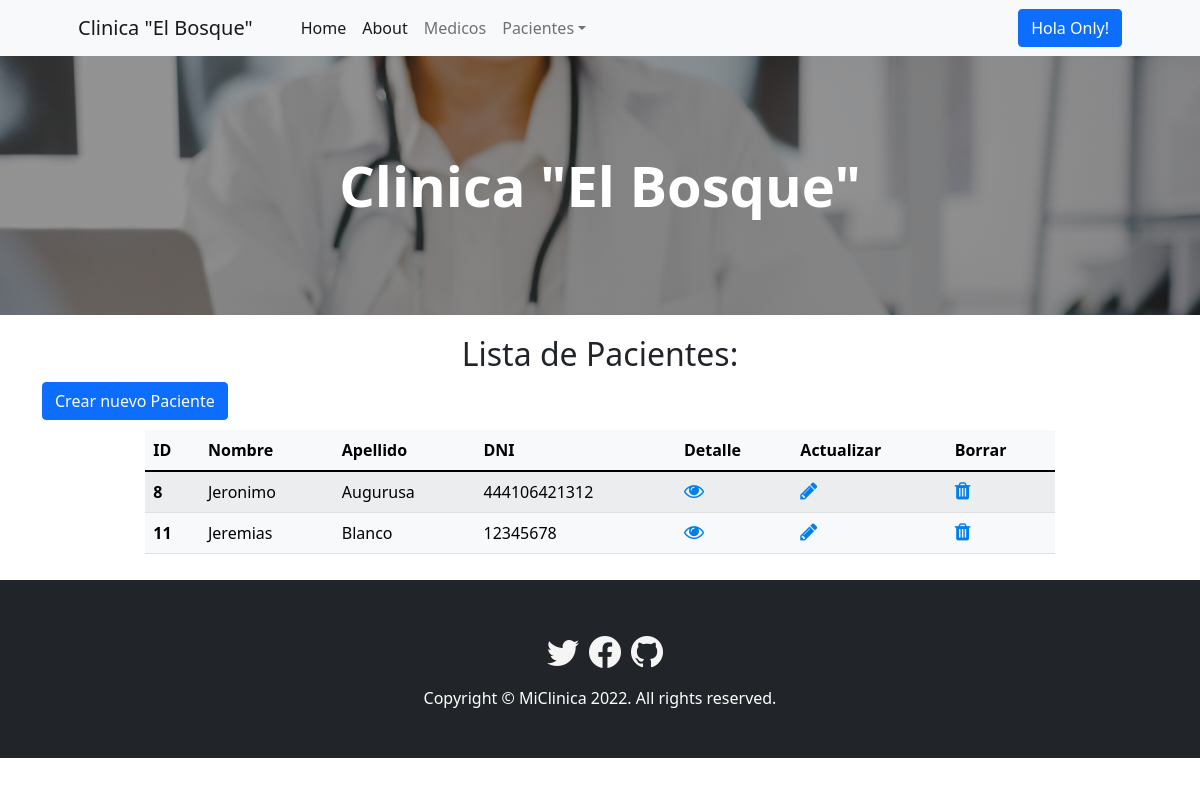
/pacients/pacients-list/ (signed in), run on the app's committed database.
### pacients/models.py (models this page shows)
class Pacient(models.Model):
    name = models.CharField(max_length=20)
    surname = models.CharField(max_length=20)
    dni = models.IntegerField()

### pacients/views.py (the view)
# urls.py: path('pacients-list/', views.PacientListView.as_view(), name='pacients-list'),
class PacientListView(LoginRequiredMixin, ListView):
    model = Pacient
    template_name = 'pacients_list.html'

### pacients/templates/pacients_list.html
{% extends 'index.html' %}
{% load static %}
{% block changes %}
<h2>Lista de Pacientes:</h2>
<div class="container">
    <a class="btn btn-primary justify-content-right"  href="{% url 'pacients:pacients-add' %}">Crear nuevo Paciente</a>
<div class="row d-flex justify-content-center">
    <div class="col-md-10">
        <table class="table table-striped table-light">
            <thead>
                <tr>
                    <th scope="col">ID</th>
                    <th scope="col">Nombre</th>
                    <th scope="col">Apellido</th>
                    <th scope="col">DNI</th>
                    <th scope="col">Detalle</th>
                    <th scope="col">Actualizar</th>
                    <th scope="col">Borrar</th>
                </tr>
            </thead>
            <tbody>
                {% for pacient in pacient_list %}
                <tr>
                    <th scope="row">{{pacient.id}}</th>
                    <td>{{pacient.name}}</td>
                    <td>{{pacient.surname}}</td>
                    <td>{{pacient.dni}}</td>
                    <td><a href="{% url 'pacients:pacients-detail' pacient.id %}">
                        <i class="fa fa-eye" style="font-size:20px;color: rgb(0, 128, 236);"> </i></a>
                    </td>
                    <td><a href="{% url 'pacients:pacients-update' pacient.id %}">
                        <i class="fa fa-pencil" style="font-size:20px;color: rgb(0, 128, 236);"> </i></a>
                    </td>
                    <td><a href="{% url 'pacients:pacients-delete' pacient.id %}">
                        <i class="fa fa-trash" style="font-size:20px;color: rgb(0, 128, 236);"> </i></a>
                    </td>
                </tr>
                {% endfor %}
            </tbody>
        </table>
    </div>
    </div>
</div>
{% endblock %}

### home/templates/index.html (shortened to what this page needs)
<!DOCTYPE html>
<html lang="en">
    <head>
        {% load static %}
        <link href="https://cdn.jsdelivr.net/npm/bootstrap-icons@1.5.0/font/bootstrap-icons.css" rel="stylesheet" />
        <link rel="stylesheet" href="https://cdn.jsdelivr.net/npm/bootstrap-icons@1.8.3/font/bootstrap-icons.css">
        <link href="{% static 'css/styles.css' %}" rel="stylesheet" />
        <link href="{% static 'css/changes.css' %}" rel="stylesheet" />
        <link
        rel="stylesheet"
        href="https://cdnjs.cloudflare.com/ajax/libs/font-awesome/4.7.0/css/font-awesome.min.css"
      />
    </head>
    <body>
        <nav class="navbar navbar-expand-lg navbar-light bg-light">
            <div class="container px-4 px-lg-5">
                <a class="navbar-brand" href="/">Clinica "El Bosque"</a>
                <div class="collapse navbar-collapse" id="navbarSupportedContent">
                    <ul class="navbar-nav me-auto mb-2 mb-lg-0 ms-lg-4">
                        <li class="nav-item"><a class="nav-link active" aria-current="page" href="/">Home</a></li>
                        <li class="nav-item"><a class="nav-link active" aria-current="page" href="{% url 'home:about' %}">About</a></li>
                        {% if user.is_authenticated %}
                        <li class="nav-item"><a class="nav-link" href="{% url 'medics:medics-list' %}">Medicos</a></li>
                        <li class="nav-item dropdown">
                            <a class="nav-link dropdown-toggle" id="navbarDropdown" href="#" role="button" data-bs-toggle="dropdown" aria-expanded="false">Pacientes</a>
                        </li>
                        {% endif %}
                    </ul>
                    {% if user.is_authenticated %}
                    <div class="nav-item dropdown">
                    <a class="btn btn-primary" id="navbarDropdown" href="#" role="button" data-bs-toggle="dropdown" aria-expanded="false">Hola {{ user.username }}!</a>
                    </div>
                    {% endif %}
                </div>
            </div>
        </nav>
        <header class="bg-dark py-5" id="foto">
            <div class="container px-4 px-lg-5 my-5">
                <div class="text-center text-white">
                    <h1 class="display-4 fw-bolder">Clinica "El Bosque"</h1>
                </div>
            </div>
        </header>
        {% block changes %}
        {% endblock %}
        <footer class="py-5 bg-dark">
            <div class="social-media">
                <a href="https://twitter.com/" target="_blank"><i class="bi bi-twitter" style="font-size: 2rem; color: whitesmoke;"></i></a>
                <a href="https://es-la.facebook.com/" target="_blank"><i class="bi bi-facebook" style="font-size: 2rem; color: whitesmoke;"></i></a>
                <a href="https://github.com/Scopexx0" target="_blank"><i class="bi bi-github" style="font-size: 2rem; color: whitesmoke;"></i></a>
            </div>
            <div class="container">
                <p class="m-0 text-center text-white">Copyright &copy; MiClinica 2022. All rights reserved.</p>
            </div>
        </footer>
    </body>
</html>

### medics/static/css/changes.css (style rules this page uses)
h2 { text-align: center; padding-top: 20px; padding-bottom: 0; }
#foto { background-image: linear-gradient(0deg, rgba(40,40,40,0.5), rgba(40,40,40,0.5)), url(../js/manual-hatdc-blog.jpg); background-size: cover; background-repeat: no-repeat; background-position: top; }
.social-media { display: flex; justify-content: center; }
.social-media a { margin-left: 10px; margin-bottom: 10px; }

### data on the page
Pacient: id "8", name "Jeronimo", surname "Augurusa", dni "444106421312"
Pacient: id "11", name "Jeremias", surname "Blanco", dni "12345678"

### other printed values
{{ user.username }} "Only"
